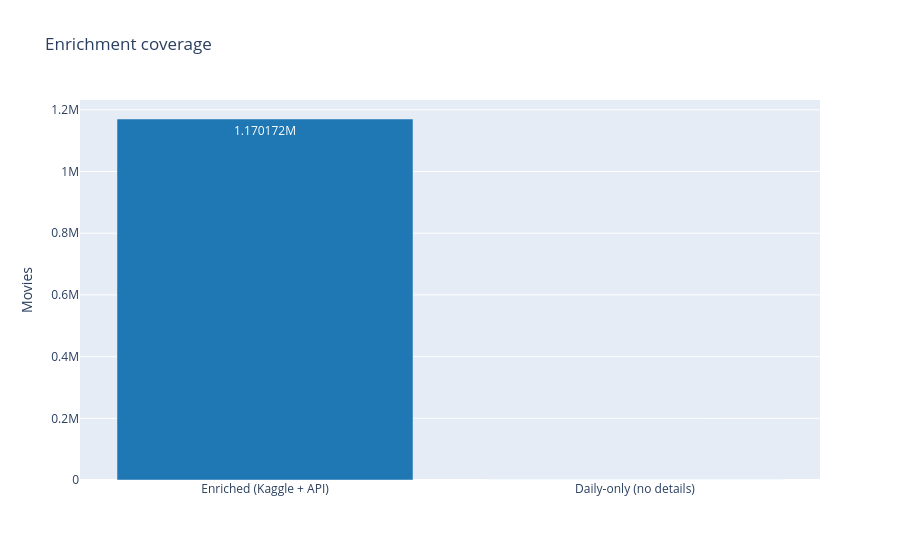

The notebook cell this image was saved under:
### Markdown cell above
## EDA — Enriched Dataset

### Code cell
import plotly.express as px

total   = len(merged)
enriched = merged["title"].notna().sum()
missing  = total - enriched

fig = px.bar(
    x=["Enriched (Kaggle + API)", "Daily-only (no details)"],
    y=[enriched, missing],
    text_auto=True,
    color=["Enriched", "Missing"],
    color_discrete_map={"Enriched": "#1f77b4", "Missing": "#d62728"},
    title="Enrichment coverage",
    labels={"x": "", "y": "Movies"},
)
fig.update_layout(showlegend=False)
fig.show()

### Figure 1 — Plotly figure (JSON) as saved in the notebook; plotly's stock layout.template omitted (floating-point values rounded to 4 significant figures)
{"data": [{"hovertemplate": "color=Enriched<br>=%{x}<br>Movies=%{y}<extra></extra>", "legendgroup": "Enriched", "marker": {"color": "#1f77b4", "pattern": {"shape": ""}}, "name": "Enriched", "orientation": "v", "showlegend": true, "textposition": "auto", "texttemplate": "%{y}", "type": "bar", "x": ["Enriched (Kaggle + API)"], "xaxis": "x", "y": [1170172], "yaxis": "y"}, {"hovertemplate": "color=Missing<br>=%{x}<br>Movies=%{y}<extra></extra>", "legendgroup": "Missing", "marker": {"color": "#d62728", "pattern": {"shape": ""}}, "name": "Missing", "orientation": "v", "showlegend": true, "textposition": "auto", "texttemplate": "%{y}", "type": "bar", "x": ["Daily-only (no details)"], "xaxis": "x", "y": [1], "yaxis": "y"}], "layout": {"barmode": "relative", "legend": {"title": {"text": "color"}, "tracegroupgap": 0}, "showlegend": false, "title": {"text": "Enrichment coverage"}, "xaxis": {"anchor": "y", "domain": [0.0, 1.0], "title": {"text": ""}}, "yaxis": {"anchor": "x", "domain": [0.0, 1.0], "title": {"text": "Movies"}}}}
